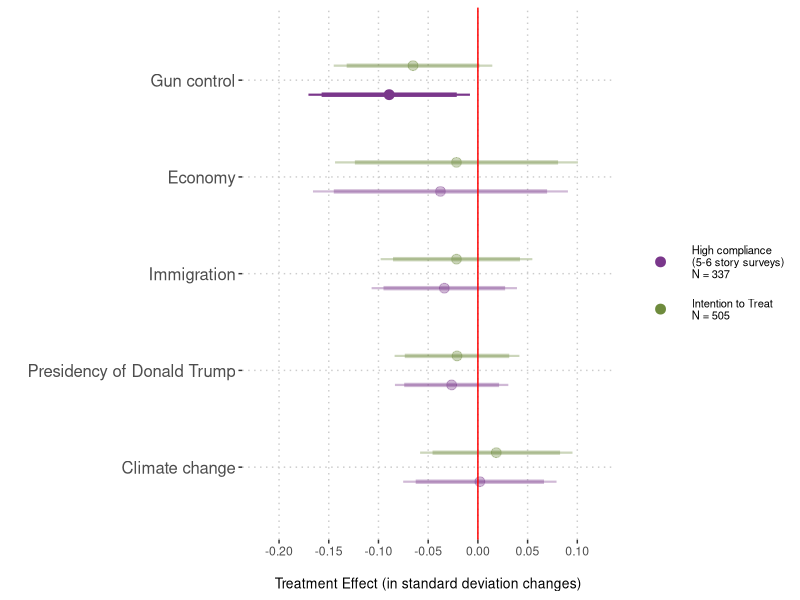
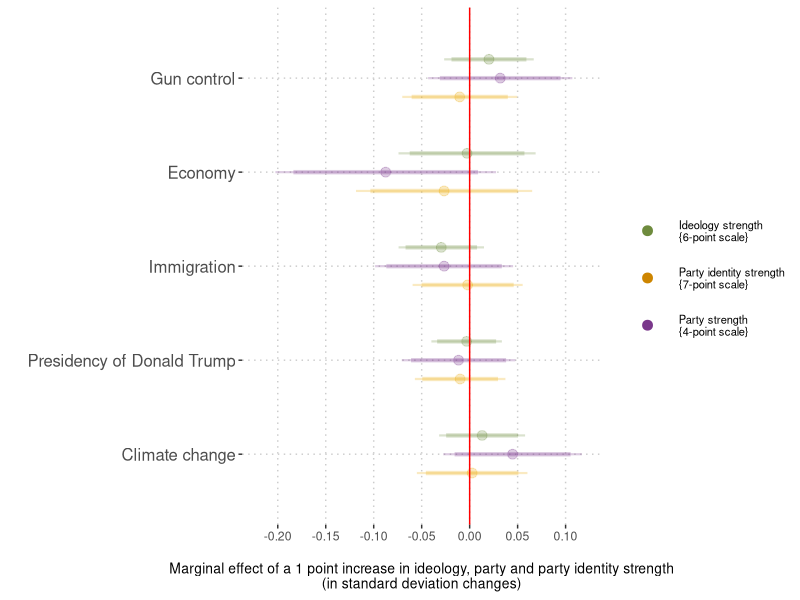

Recreate these plots in R, in order.
#==============================================================================
# 03-fig3-results-attitude-polarization.R
# Purpose: to replicate Figure 3 of the paper, where we show the main (and 
#          moderator) effects of the treatment on attitude polarization. We
#          first generate Figure 3.A and then Figure 3.B. For the paper, we then
#          pasted the two subfigures together.
# Article: "Exposure to extremely partisan news from the other political side 
#          shows scarce boomerang effects"
# Journal: Political Behavior
# Year:    2022
# Authors: Andreu Casas, Ericka Menchen-Trevino, Magdalena Wojcieszak
#==============================================================================


# PACKAGES
#===============================================================================
library(dplyr)
library(ggplot2)
library(ggrepel)

# DATA
#===============================================================================
# - dataset with data from the pre and post survey, for the many outcome and
#   moderator variables of interest.
db <- read.csv("./data/extreme-sites-experiment-maindb.csv")


# MAIN
#===============================================================================

#-------------------------------------------------------------------------------
# [ Figure 3.A ] MAIN (ITT and CACE) EFFECTS
#-------------------------------------------------------------------------------
# - specify outcomes of interest (issue attitudes)
outcomes <-  c(
  # - attitudes on economic issues (last one is an index combining the 3)
  "ECON_1", "ECON_2", "ECON_3", "ECON",
  # - attitudes on climate change (last one is an index combining the 3)
  "ENV_1", "ENV_2", "ENV_3", "ENV",
  # - attitudes on immigration (last one is an index combining the 3)
  "IMMIG_1", "IMMIG_2", "IMMIG_3", "IMMIG",
  # - attitudes on gun control (last one is an index combining the 3)
  "GUN_1", "GUN_2", "GUN_3", "GUN",
  # - attitudes on President Trump (last one is an index combining the 3)
  "TRUMP_1", "TRUMP_2", "TRUMP_3", "TRUMP")
  
# - calculate changes in issue attitudes between pre and post survey
for (outcome in outcomes) {
  db[, paste0(outcome, "_DELTA")] <- db[,paste0(outcome, "_POST")] -
    db[,paste0(outcome, "_PRE")]
  # - reverse for those in the LIB group, so higher values mean POLARIZATION
  db[which(grepl("lib", as.character(db$exp_group))), 
           paste0(outcome, "_DELTA")] <- -db[
             which(grepl("lib", as.character(db$exp_group))), 
             paste0(outcome, "_DELTA")]
}

# - specify the two groups/samples for which we want to calculate treatment
#   effects: all assigned to treatment (ITT) and high compliers (CACE)
compl_groups <- c("Intention to Treat\nN = 505", 
                  "High compliance\n(5-6 story surveys)\nN=337")

# - calculate treatment effects
att_out <- NULL
for (outcome in outcomes){
  # - calculate SD of pre-treatment values
  pre_sd <- sd(db[,paste0(outcome, "_PRE")], na.rm = TRUE)
  for (cgroup in compl_groups) {
    if (grepl("High", cgroup)) {
      run_db <- db %>%
        filter(
          is.na(compliance_level) |
            compliance_level == "High Compliance \n(5-6 story surveys)\nN = 337")
    } else {
      run_db <- db
    }
    # - calculate treatment effect
    model_formula <- paste0(outcome, "_DELTA ~ condition")
    model_out <- broom::tidy(lm(model_formula, 
                                data = run_db)) %>%
      filter(term == "condition") %>% 
      mutate(significant = ifelse(p.value < 0.05, 1, 0)) %>%
      mutate(outcome = outcome,
             sample = cgroup,
             sd = pre_sd,
             # - express treatment effect in SD changes
             pe = estimate / pre_sd,
             se_std = std.error / pre_sd,
             lwr_90 = pe - (se_std * 1.64),
             lwr_95 = pe - (se_std * 1.96),
             upr_90 = pe + (se_std * 1.64),
             upr_95 = pe + (se_std * 1.96))
    att_out <- rbind(att_out, model_out) 
  }
}

# - prepare data to be plotted. Give human-readable labels to variables/classes.
att_out02 <- att_out %>%
  filter(!grepl("_", outcome)) %>%
  mutate(
    outcome = recode(outcome,
                     `TRUMP` = "Presidency of Donald Trump",
                     `IMMIG` = "Immigration",
                     `GUN` = "Gun control",
                     `ENV` = "Climate change",
                     `ECON` = "Economy"
    )) %>%
  arrange(desc(pe)) %>%
  mutate(outcome = factor(outcome, levels = unique(outcome)),
         significant = as.character(significant),
         sample = recode(sample,
                         `High compliance\n(5-6 story surveys)\nN=337` =
                           "High compliance\n(5-6 story surveys)\nN = 337"))

#pdf("./figures/fig3b-extreme-sites-att-pol-MAIN.pdf", width = 9, height = 4)
ggplot(att_out02 %>%
         filter(!grepl("_", outcome)),
       aes(x = outcome, y = pe)) +
  # - this is so I can have a legend indicating what the 2 colors mean
  geom_point(aes(x = 9, y = 0, color = sample)) +
  scale_color_manual("", values = c("mediumorchid4",
                                    "darkolivegreen4")) +
  # - plot 90% and 95% ITT estimates
  #geom_point()
  geom_point(inherit.aes = FALSE,
             data = att_out02 %>% filter(grepl("Intent", sample)),
             aes(x = as.numeric(outcome) + 0.15, y = pe,
                 alpha = significant), 
             size = 3, color = "darkolivegreen4") +
  geom_segment(inherit.aes = FALSE, 
               data = att_out02 %>% filter(grepl("Intent", sample)),
               aes(x = as.numeric(outcome) + 0.15, xend = as.numeric(outcome) + 0.15,
                   y = lwr_90, yend = upr_90, alpha = significant), size = 1.5, 
               color = "darkolivegreen4") +
  geom_segment(inherit.aes = FALSE,
               data = att_out02 %>% filter(grepl("Intent", sample)),
               aes(x = as.numeric(outcome) + 0.15, xend = as.numeric(outcome) + 0.15,
                   y = lwr_95, yend = upr_95, alpha = significant), size = 0.75,
               color = "darkolivegreen4") +
  # - plot 90% and 95% High compliers CACE estimates
  geom_point(inherit.aes = FALSE,
             data = att_out02 %>% filter(!grepl("Intent", sample)),
             aes(x = as.numeric(outcome) - 0.15, y = pe,
                 alpha = significant), size = 3,
             color = "mediumorchid4") +
  geom_segment(inherit.aes = FALSE,
               data = att_out02 %>% filter(!grepl("Intent", sample)),
               aes(x = as.numeric(outcome) - 0.15, xend = as.numeric(outcome) - 0.15,
                   y = lwr_90, yend = upr_90, alpha = significant), size = 1.5,
               color = "mediumorchid4") +
  geom_segment(inherit.aes = FALSE,
               data = att_out02 %>% filter(!grepl("Intent", sample)),
               aes(x = as.numeric(outcome) - 0.15, xend = as.numeric(outcome) - 0.15,
                   y = lwr_95, yend = upr_95, alpha = significant), size = 0.75,
               color = "mediumorchid4") +
  scale_x_continuous("", breaks = seq(1, length(levels(att_out02$outcome))),
                     labels = levels(att_out02$outcome),
                     limits = c(0.5,5.5)) +
  scale_y_continuous("\nTreatment Effect (in standard deviation changes)",
                     breaks = seq(-1, 1, 0.05),
                     limits = c(-0.22, 0.12)) +
  geom_hline(yintercept = 0, color = "red") +
  # - the rest 
  scale_alpha_discrete(range = c(0.35, 1), guide = FALSE) +
  coord_flip() +
  guides(color = guide_legend(override.aes = list(size = 3))) +
  theme(panel.background = element_blank(),
        panel.grid.major = element_line(color = "gray80", linetype = "dotted"),
        axis.text.y = element_text(size = 12),
        axis.title.x = element_text(size = 10),
        legend.key.size = unit(1.2, "cm"),
        legend.text = element_text(size = 8))
dev.off()

#-------------------------------------------------------------------------------
# [ Figure 3.A ] MODERATOR EFFECTS
#-------------------------------------------------------------------------------
# - merge moderators with the Aff Pol data
moderators <- c("party_folded", "ideo_folded", "pid_strength")

att_modout <- NULL
for (outcome in outcomes){
  # - calculate SD of pre-treatment values
  pre_sd <- sd(db[,paste0(outcome, "_PRE")], na.rm = TRUE)
  # - using ALL users in the sample to calculate these moderator effects
  run_db <- db
  # - calculate moderation effect
  for (moderator in moderators) {
    model_formula <- paste0(outcome, "_DELTA ~ condition * ", moderator)
    model_out <- broom::tidy(lm(model_formula, 
                                data = run_db)) %>%
      filter(grepl(":", term)) %>% 
      mutate(significant = ifelse(p.value < 0.05, 1, 0)) %>%
      mutate(outcome = outcome,
             moderator = moderator,
             sd = pre_sd,
             pe = estimate / pre_sd,
             se_std = std.error / pre_sd,
             lwr_90 = pe - (se_std * 1.64),
             lwr_95 = pe - (se_std * 1.96),
             upr_90 = pe + (se_std * 1.64),
             upr_95 = pe + (se_std * 1.96))
    att_modout <- rbind(att_modout, model_out) 
  }
}

# - provide human-readable names for variables/classes
att_modout02 <- att_modout %>%
  filter(!grepl("_", outcome)) %>%
  mutate(term = recode(term,
                       `condition:ideo_folded` = "Ideology strength\n{6-point scale}",
                       `condition:pid_strength` = "Party identity strength\n{7-point scale}",
                       `condition:party_folded` = "Party strength\n{4-point scale}")) %>%
  mutate(significant = as.character(significant),
         term = as.character(term),
         outcome = factor(recode(outcome,
                                 `TRUMP` = "Presidency of Donald Trump",
                                 `IMMIG` = "Immigration",
                                 `GUN` = "Gun control",
                                 `ENV` = "Climate change",
                                 `ECON` = "Economy"),
                          levels = c(
                            "Climate change",
                            "Presidency of Donald Trump",
                            "Immigration",
                            "Economy",
                            "Gun control"
                          )))

#pdf("./figures/fig3b-extreme-sites-att-pol-MOD.pdf", width = 9, height = 4)
ggplot(att_modout02,
       aes(x = outcome, y = pe)) +
  # - this is so I can have a legend indicating what the 3 colors mean
  geom_point(aes(x = 10, y = 0, color = term)) +
  scale_color_manual("", values = c("darkolivegreen4",
                                    "orange3",
                                    "mediumorchid4")) +
  # - plot 90% and 95% IDEO STRENGTH moderation estimates
  geom_point(inherit.aes = FALSE,
             data = att_modout02 %>% filter(grepl("Ideo", term)),
             aes(x = as.numeric(outcome) + 0.2, y = pe,
                 alpha = significant),
             size = 3, color = "darkolivegreen4") +
  geom_segment(inherit.aes = FALSE, 
               data = att_modout02 %>% filter(grepl("Ideo", term)),
               aes(x = as.numeric(outcome) + 0.2, xend = as.numeric(outcome) + 0.2,
                   y = lwr_90, yend = upr_90,
                   alpha = significant), size = 1.5, 
               color = "darkolivegreen4") +
  geom_segment(inherit.aes = FALSE,
               data = att_modout02 %>% filter(grepl("Ideo", term)),
               aes(x = as.numeric(outcome) + 0.2, xend = as.numeric(outcome) + 0.2,
                   y = lwr_95, yend = upr_95,
                   alpha = significant), size = 0.75,
               color = "darkolivegreen4") +
  # - plot 90% and 95% PARTY STRENGTH moderator estimates
  geom_point(inherit.aes = FALSE,
             data = att_modout02 %>% filter(grepl("Party stre", term)),
             aes(x = as.numeric(outcome) - 0, y = pe,
                 alpha = significant), size = 3,
             color = "mediumorchid4") +
  geom_segment(inherit.aes = FALSE,
               data = att_modout02 %>% filter(grepl("Party stre", term)),
               aes(x = as.numeric(outcome) - 0, xend = as.numeric(outcome) - 0,
                   y = lwr_90, yend = upr_90, alpha = significant), size = 1.5,
               color = "mediumorchid4") +
  geom_segment(inherit.aes = FALSE,
               data = att_modout02 %>% filter(grepl("Party stre", term)),
               aes(x = as.numeric(outcome) - 0, xend = as.numeric(outcome) - 0,
                   y = lwr_95, yend = upr_95, alpha = significant), size = 0.75,
               color = "mediumorchid4") +
  # - plot 90% and 95% PARTY IDENTITY STRENGTH moderator
  geom_point(inherit.aes = FALSE,
             data = att_modout02 %>% filter(grepl("Party ident", term)),
             aes(x = as.numeric(outcome) - 0.2, y = pe,
                 alpha = significant), size = 3,
             color = "darkgoldenrod2") +
  geom_segment(inherit.aes = FALSE,
               data = att_modout02 %>% filter(grepl("Party ident", term)),
               aes(x = as.numeric(outcome) - 0.2, xend = as.numeric(outcome) - 0.2,
                   y = lwr_90, yend = upr_90, alpha = significant), size = 1.5,
               color = "darkgoldenrod2") +
  geom_segment(inherit.aes = FALSE,
               data = att_modout02 %>% filter(grepl("Party ident", term)),
               aes(x = as.numeric(outcome) - 0.2, xend = as.numeric(outcome) - 0.2,
                   y = lwr_95, yend = upr_95, alpha = significant), size = 0.75,
               color = "darkgoldenrod2") +
  scale_x_continuous("", breaks = seq(1, length(levels(att_modout02$outcome))),
                     labels = levels(att_modout02$outcome),
                     limits = c(0.5, 5.5)) +
  scale_y_continuous("\nMarginal effect of a 1 point increase in ideology, party and party identity strength\n(in standard deviation changes)",
                     breaks = seq(-1, 1, 0.05),
                     limits = c(-0.22, 0.12)) +
  geom_hline(yintercept = 0, color = "red") +
  # - the rest
  scale_alpha_discrete(range = c(0.25, 1), guide = FALSE) +
  coord_flip() +
  guides(color = guide_legend(override.aes = list(size = 3))) +
  theme(panel.background = element_blank(),
        panel.grid.major = element_line(color = "gray80", linetype = "dotted"),
        axis.text.y = element_text(size = 12),
        axis.title.x = element_text(size = 10),
        legend.key.size = unit(1.2, "cm"),
        legend.text = element_text(size = 8))
#dev.off()
